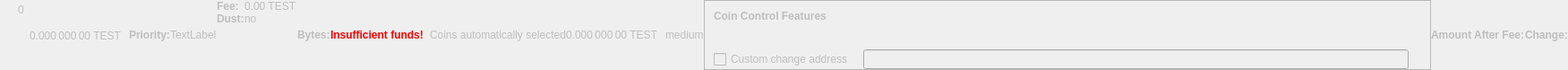
    <widget class="QWidget" name="dummyHideWidget" native="true">
     <property name="enabled">
      <bool>false</bool>
     </property>
     <property name="maximumSize">
      <size>
       <width>100</width>
       <height>22</height>
      </size>
     </property>
     <layout class="QHBoxLayout" name="dummyHideLayout">
      <property name="spacing">
       <number>0</number>
      </property>
      <property name="leftMargin">
       <number>0</number>
      </property>
      <property name="topMargin">
       <number>0</number>
      </property>
      <property name="rightMargin">
       <number>0</number>
      </property>
      <property name="bottomMargin">
       <number>0</number>
      </property>
      <item>
       <layout class="QFormLayout" name="formLayoutCoinControl1">
        <property name="horizontalSpacing">
         <number>10</number>
        </property>
        <property name="verticalSpacing">
         <number>14</number>
        </property>
        <property name="leftMargin">
         <number>10</number>
        </property>
        <property name="topMargin">
         <number>4</number>
        </property>
        <property name="rightMargin">
         <number>6</number>
        </property>
        <item row="0" column="1">
         <widget class="QLabel" name="labelCoinControlBytes">
          <property name="cursor">
           <cursorShape>IBeamCursor</cursorShape>
          </property>
          <property name="contextMenuPolicy">
           <enum>Qt::ActionsContextMenu</enum>
          </property>
          <property name="text">
           <string notr="true">0</string>
          </property>
          <property name="textInteractionFlags">
           <set>Qt::LinksAccessibleByMouse|Qt::TextSelectableByKeyboard|Qt::TextSelectableByMouse</set>
          </property>
         </widget>
        </item>
       </layout>
      </item>
      <item>
       <widget class="QLabel" name="labelCoinControlAfterFee">
        <property name="enabled">
         <bool>false</bool>
        </property>
        <property name="sizePolicy">
         <sizepolicy hsizetype="Fixed" vsizetype="Fixed">
          <horstretch>0</horstretch>
          <verstretch>0</verstretch>
         </sizepolicy>
        </property>
        <property name="minimumSize">
         <size>
          <width>111</width>
          <height>12</height>
         </size>
        </property>
        <property name="maximumSize">
         <size>
          <width>111</width>
          <height>12</height>
         </size>
        </property>
        <property name="cursor">
         <cursorShape>IBeamCursor</cursorShape>
        </property>
        <property name="contextMenuPolicy">
         <enum>Qt::ActionsContextMenu</enum>
        </property>
        <property name="text">
         <string notr="true">0.000 000 00 TEST</string>
        </property>
        <property name="textInteractionFlags">
         <set>Qt::LinksAccessibleByMouse|Qt::TextSelectableByKeyboard|Qt::TextSelectableByMouse</set>
        </property>
       </widget>
      </item>
      <item>
       <widget class="QLabel" name="labelCoinControlPriorityText">
        <property name="enabled">
         <bool>false</bool>
        </property>
        <property name="font">
         <font>
          <weight>75</weight>
          <bold>true</bold>
         </font>
        </property>
        <property name="text">
         <string>Priority:</string>
        </property>
       </widget>
      </item>
      <item>
       <layout class="QHBoxLayout" name="horizontalLayout">
        <item>
         <widget class="QLabel" name="WarningLabel">
          <property name="text">
           <string>TextLabel</string>
          </property>
         </widget>
        </item>
       </layout>
      </item>
      <item>
       <layout class="QFormLayout" name="formLayoutCoinControl3">
        <property name="horizontalSpacing">
         <number>0</number>
        </property>
        <property name="verticalSpacing">
         <number>0</number>
        </property>
        <property name="leftMargin">
         <number>0</number>
        </property>
        <property name="topMargin">
         <number>0</number>
        </property>
        <property name="rightMargin">
         <number>0</number>
        </property>
        <item row="0" column="0">
         <widget class="QLabel" name="labelCoinControlFeeText">
          <property name="enabled">
           <bool>false</bool>
          </property>
          <property name="font">
           <font>
            <weight>75</weight>
            <bold>true</bold>
           </font>
          </property>
          <property name="text">
           <string>Fee:</string>
          </property>
          <property name="margin">
           <number>0</number>
          </property>
         </widget>
        </item>
        <item row="0" column="1">
         <widget class="QLabel" name="labelCoinControlFee">
          <property name="enabled">
           <bool>false</bool>
          </property>
          <property name="cursor">
           <cursorShape>IBeamCursor</cursorShape>
          </property>
          <property name="contextMenuPolicy">
           <enum>Qt::ActionsContextMenu</enum>
          </property>
          <property name="text">
           <string notr="true">0.00 TEST</string>
          </property>
          <property name="textInteractionFlags">
           <set>Qt::LinksAccessibleByMouse|Qt::TextSelectableByKeyboard|Qt::TextSelectableByMouse</set>
          </property>
         </widget>
        </item>
        <item row="1" column="0">
         <widget class="QLabel" name="labelCoinControlLowOutputText">
          <property name="enabled">
           <bool>false</bool>
          </property>
          <property name="font">
           <font>
            <weight>75</weight>
            <bold>true</bold>
           </font>
          </property>
          <property name="text">
           <string>Dust:</string>
          </property>
         </widget>
        </item>
        <item row="1" column="1">
         <widget class="QLabel" name="labelCoinControlLowOutput">
          <property name="enabled">
           <bool>false</bool>
          </property>
          <property name="cursor">
           <cursorShape>IBeamCursor</cursorShape>
          </property>
          <property name="contextMenuPolicy">
           <enum>Qt::ActionsContextMenu</enum>
          </property>
          <property name="text">
           <string>no</string>
          </property>
          <property name="textInteractionFlags">
           <set>Qt::LinksAccessibleByMouse|Qt::TextSelectableByKeyboard|Qt::TextSelectableByMouse</set>
          </property>
         </widget>
        </item>
       </layout>
      </item>
      <item>
       <widget class="QLabel" name="labelCoinControlBytesText">
        <property name="enabled">
         <bool>false</bool>
        </property>
        <property name="font">
         <font>
          <weight>75</weight>
          <bold>true</bold>
         </font>
        </property>
        <property name="text">
         <string>Bytes:</string>
        </property>
       </widget>
      </item>
      <item>
       <layout class="QFormLayout" name="formLayoutCoinControl2">
        <property name="horizontalSpacing">
         <number>0</number>
        </property>
        <property name="verticalSpacing">
         <number>0</number>
        </property>
        <property name="leftMargin">
         <number>0</number>
        </property>
        <property name="topMargin">
         <number>0</number>
        </property>
        <property name="rightMargin">
         <number>0</number>
        </property>
       </layout>
      </item>
      <item>
       <layout class="QHBoxLayout" name="horizontalLayoutCoinControl2">
        <property name="spacing">
         <number>0</number>
        </property>
        <property name="bottomMargin">
         <number>0</number>
        </property>
       </layout>
      </item>
      <item>
       <widget class="QLabel" name="labelCoinControlInsuffFunds">
        <property name="enabled">
         <bool>false</bool>
        </property>
        <property name="minimumSize">
         <size>
          <width>0</width>
          <height>0</height>
         </size>
        </property>
        <property name="font">
         <font>
          <weight>75</weight>
          <bold>true</bold>
         </font>
        </property>
        <property name="styleSheet">
         <string notr="true">color:red;font-weight:bold;</string>
        </property>
        <property name="text">
         <string>Insufficient funds!</string>
        </property>
        <property name="margin">
         <number>5</number>
        </property>
       </widget>
      </item>
      <item>
       <layout class="QFormLayout" name="formLayoutCoinControl4">
        <property name="horizontalSpacing">
         <number>0</number>
        </property>
        <property name="verticalSpacing">
         <number>0</number>
        </property>
        <property name="leftMargin">
         <number>0</number>
        </property>
        <property name="topMargin">
         <number>0</number>
        </property>
        <property name="rightMargin">
         <number>0</number>
        </property>
       </layout>
      </item>
      <item>
       <widget class="QLabel" name="labelCoinControlChangeLabel">
        <property name="enabled">
         <bool>false</bool>
        </property>
        <property name="sizePolicy">
         <sizepolicy hsizetype="Preferred" vsizetype="Expanding">
          <horstretch>0</horstretch>
          <verstretch>0</verstretch>
         </sizepolicy>
        </property>
        <property name="minimumSize">
         <size>
          <width>0</width>
          <height>0</height>
         </size>
        </property>
        <property name="text">
         <string/>
        </property>
        <property name="margin">
         <number>3</number>
        </property>
       </widget>
      </item>
      <item>
       <widget class="QLabel" name="labelCoinControlAutomaticallySelected">
        <property name="enabled">
         <bool>false</bool>
        </property>
        <property name="sizePolicy">
         <sizepolicy hsizetype="Fixed" vsizetype="Fixed">
          <horstretch>0</horstretch>
          <verstretch>0</verstretch>
         </sizepolicy>
        </property>
        <property name="minimumSize">
         <size>
          <width>0</width>
          <height>0</height>
         </size>
        </property>
        <property name="maximumSize">
         <size>
          <width>240</width>
          <height>16777215</height>
         </size>
        </property>
        <property name="text">
         <string>Coins automatically selected</string>
        </property>
        <property name="margin">
         <number>5</number>
        </property>
       </widget>
      </item>
      <item>
       <widget class="QLabel" name="labelCoinControlChange">
        <property name="enabled">
         <bool>false</bool>
        </property>
        <property name="sizePolicy">
         <sizepolicy hsizetype="Fixed" vsizetype="Fixed">
          <horstretch>0</horstretch>
          <verstretch>0</verstretch>
         </sizepolicy>
        </property>
        <property name="minimumSize">
         <size>
          <width>111</width>
          <height>0</height>
         </size>
        </property>
        <property name="maximumSize">
         <size>
          <width>111</width>
          <height>16777215</height>
         </size>
        </property>
        <property name="cursor">
         <cursorShape>IBeamCursor</cursorShape>
        </property>
        <property name="contextMenuPolicy">
         <enum>Qt::ActionsContextMenu</enum>
        </property>
        <property name="text">
         <string notr="true">0.000 000 00 TEST</string>
        </property>
        <property name="textInteractionFlags">
         <set>Qt::LinksAccessibleByMouse|Qt::TextSelectableByKeyboard|Qt::TextSelectableByMouse</set>
        </property>
       </widget>
      </item>
      <item>
       <widget class="QLabel" name="labelCoinControlPriority">
        <property name="enabled">
         <bool>false</bool>
        </property>
        <property name="cursor">
         <cursorShape>IBeamCursor</cursorShape>
        </property>
        <property name="contextMenuPolicy">
         <enum>Qt::ActionsContextMenu</enum>
        </property>
        <property name="text">
         <string>medium</string>
        </property>
        <property name="textInteractionFlags">
         <set>Qt::LinksAccessibleByMouse|Qt::TextSelectableByKeyboard|Qt::TextSelectableByMouse</set>
        </property>
       </widget>
      </item>
      <item>
       <widget class="QFrame" name="frameCoinControl">
        <property name="sizePolicy">
         <sizepolicy hsizetype="Expanding" vsizetype="Expanding">
          <horstretch>0</horstretch>
          <verstretch>0</verstretch>
         </sizepolicy>
        </property>
        <property name="maximumSize">
         <size>
          <width>16777215</width>
          <height>16777215</height>
         </size>
        </property>
        <property name="frameShape">
         <enum>QFrame::StyledPanel</enum>
        </property>
        <property name="frameShadow">
         <enum>QFrame::Sunken</enum>
        </property>
        <layout class="QVBoxLayout" name="verticalLayoutCoinControl2_2">
         <property name="spacing">
          <number>0</number>
         </property>
         <property name="leftMargin">
          <number>0</number>
         </property>
         <property name="topMargin">
          <number>0</number>
         </property>
         <property name="rightMargin">
          <number>0</number>
         </property>
         <property name="bottomMargin">
          <number>0</number>
         </property>
         <item>
          <layout class="QVBoxLayout" name="verticalLayoutCoinControl" stretch="0,0,0,1">
           <property name="spacing">
            <number>0</number>
           </property>
           <property name="leftMargin">
            <number>10</number>
           </property>
           <property name="topMargin">
            <number>10</number>
           </property>
           <item>
            <layout class="QHBoxLayout" name="horizontalLayoutCoinControl1">
             <property name="bottomMargin">
              <number>15</number>
             </property>
             <item>
              <widget class="QLabel" name="labelCoinControlFeatures">
               <property name="enabled">
                <bool>false</bool>
               </property>
               <property name="sizePolicy">
                <sizepolicy hsizetype="Preferred" vsizetype="Maximum">
                 <horstretch>0</horstretch>
                 <verstretch>0</verstretch>
                </sizepolicy>
               </property>
               <property name="font">
                <font>
                 <weight>75</weight>
                 <bold>true</bold>
                </font>
               </property>
               <property name="styleSheet">
                <string notr="true">font-weight:bold;</string>
               </property>
               <property name="text">
                <string>Coin Control Features</string>
               </property>
              </widget>
             </item>
            </layout>
           </item>
           <item>
            <widget class="QWidget" name="widgetCoinControl" native="true">
             <property name="sizePolicy">
              <sizepolicy hsizetype="Preferred" vsizetype="Preferred">
               <horstretch>0</horstretch>
               <verstretch>0</verstretch>
              </sizepolicy>
             </property>
             <property name="minimumSize">
              <size>
               <width>0</width>
               <height>0</height>
              </size>
             </property>
             <property name="styleSheet">
              <string notr="true"/>
             </property>
             <layout class="QHBoxLayout" name="horizontalLayoutCoinControl5_2">
              <property name="leftMargin">
               <number>0</number>
              </property>
              <property name="topMargin">
               <number>0</number>
              </property>
              <property name="rightMargin">
               <number>0</number>
              </property>
              <property name="bottomMargin">
               <number>0</number>
              </property>
              <item>
               <layout class="QHBoxLayout" name="horizontalLayoutCoinControl3">
                <property name="spacing">
                 <number>20</number>
                </property>
                <property name="topMargin">
                 <number>0</number>
                </property>
                <property name="bottomMargin">
                 <number>10</number>
                </property>
               </layout>
              </item>
             </layout>
            </widget>
           </item>
           <item>
            <layout class="QHBoxLayout" name="horizontalLayoutCoinControl4" stretch="0,0,0">
             <property name="spacing">
              <number>12</number>
             </property>
             <property name="sizeConstraint">
              <enum>QLayout::SetDefaultConstraint</enum>
             </property>
             <property name="topMargin">
              <number>5</number>
             </property>
             <property name="rightMargin">
              <number>5</number>
             </property>
             <item>
              <widget class="QCheckBox" name="checkBoxCoinControlChange">
               <property name="enabled">
                <bool>false</bool>
               </property>
               <property name="toolTip">
                <string>If this is activated, but the change address is empty or invalid, change will be sent to a newly generated address.</string>
               </property>
               <property name="text">
                <string>Custom change address</string>
               </property>
              </widget>
             </item>
             <item>
              <widget class="QValidatedLineEdit" name="lineEditCoinControlChange">
               <property name="enabled">
                <bool>false</bool>
               </property>
               <property name="sizePolicy">
                <sizepolicy hsizetype="Expanding" vsizetype="Fixed">
                 <horstretch>0</horstretch>
                 <verstretch>0</verstretch>
                </sizepolicy>
               </property>
              </widget>
             </item>
             <item>
              <widget class="QLabel" name="labelCoinControlChangeLabel_2">
               <property name="sizePolicy">
                <sizepolicy hsizetype="Preferred" vsizetype="Expanding">
                 <horstretch>0</horstretch>
                 <verstretch>0</verstretch>
                </sizepolicy>
               </property>
               <property name="minimumSize">
                <size>
                 <width>0</width>
                 <height>0</height>
                </size>
               </property>
               <property name="text">
                <string/>
               </property>
               <property name="margin">
                <number>3</number>
               </property>
              </widget>
             </item>
            </layout>
           </item>
           <item>
            <spacer name="verticalSpacerCoinControl">
             <property name="orientation">
              <enum>Qt::Vertical</enum>
             </property>
             <property name="sizeHint" stdset="0">
              <size>
               <width>800</width>
               <height>1</height>
              </size>
             </property>
            </spacer>
           </item>
          </layout>
         </item>
        </layout>
       </widget>
      </item>
      <item>
       <widget class="QLabel" name="labelCoinControlAfterFeeText">
        <property name="enabled">
         <bool>false</bool>
        </property>
        <property name="minimumSize">
         <size>
          <width>0</width>
          <height>0</height>
         </size>
        </property>
        <property name="maximumSize">
         <size>
          <width>16777215</width>
          <height>16777215</height>
         </size>
        </property>
        <property name="font">
         <font>
          <weight>75</weight>
          <bold>true</bold>
         </font>
        </property>
        <property name="text">
         <string>Amount After Fee:</string>
        </property>
        <property name="alignment">
         <set>Qt::AlignLeading|Qt::AlignLeft|Qt::AlignVCenter</set>
        </property>
        <property name="margin">
         <number>0</number>
        </property>
       </widget>
      </item>
      <item>
       <widget class="QLabel" name="labelCoinControlChangeText">
        <property name="enabled">
         <bool>false</bool>
        </property>
        <property name="sizePolicy">
         <sizepolicy hsizetype="Preferred" vsizetype="Preferred">
          <horstretch>0</horstretch>
          <verstretch>0</verstretch>
         </sizepolicy>
        </property>
        <property name="minimumSize">
         <size>
          <width>0</width>
          <height>0</height>
         </size>
        </property>
        <property name="maximumSize">
         <size>
          <width>16777215</width>
          <height>16777215</height>
         </size>
        </property>
        <property name="font">
         <font>
          <weight>75</weight>
          <bold>true</bold>
         </font>
        </property>
        <property name="text">
         <string>Change:</string>
        </property>
        <property name="alignment">
         <set>Qt::AlignLeading|Qt::AlignLeft|Qt::AlignVCenter</set>
        </property>
       </widget>
      </item>
     </layout>
    </widget>
